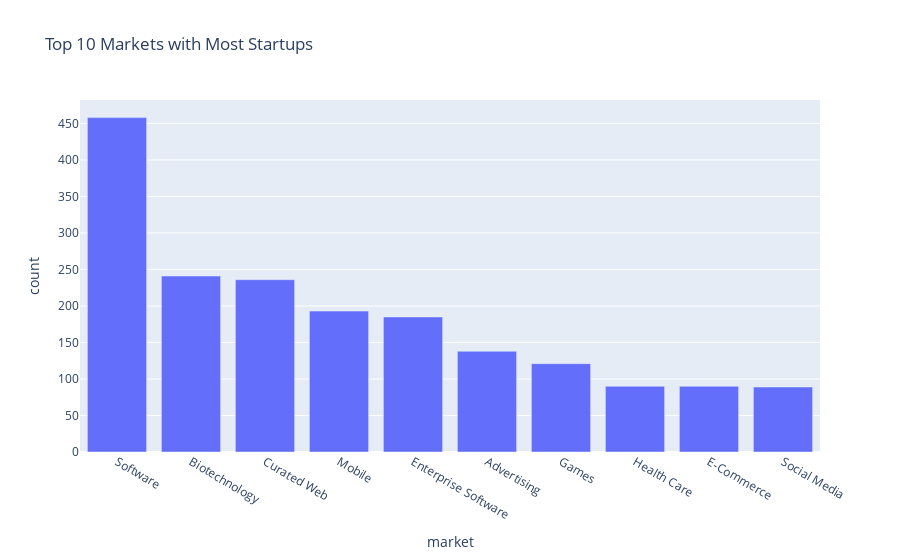

Notebook source saved alongside this figure:
### Code cell
fig = px.bar(marketssorted.head(10), y = "name",
            labels = {
                "name": "count"
            },
            title = "Top 10 Markets with Most Startups")
fig.update_layout(barmode='stack', xaxis={'categoryorder':'total descending'})
fig.show()

### Figure 1 — Plotly figure (JSON) as saved in the notebook; plotly's stock layout.template omitted (floating-point values rounded to 4 significant figures)
{"data": [{"alignmentgroup": "True", "hovertemplate": "market=%{x}<br>count=%{y}<extra></extra>", "legendgroup": "", "marker": {"color": "#636efa", "pattern": {"shape": ""}}, "name": "", "offsetgroup": "", "orientation": "v", "showlegend": false, "textposition": "auto", "type": "bar", "x": ["Software", "Biotechnology", "Curated Web", "Mobile", "Enterprise Software", "Advertising", "Games", "Health Care", "E-Commerce", "Social Media"], "xaxis": "x", "y": [458, 241, 236, 193, 185, 138, 121, 90, 90, 89], "yaxis": "y"}], "layout": {"barmode": "stack", "legend": {"tracegroupgap": 0}, "title": {"text": "Top 10 Markets with Most Startups"}, "xaxis": {"anchor": "y", "categoryorder": "total descending", "domain": [0, 1], "title": {"text": "market"}}, "yaxis": {"anchor": "x", "domain": [0, 1], "title": {"text": "count"}}}}
